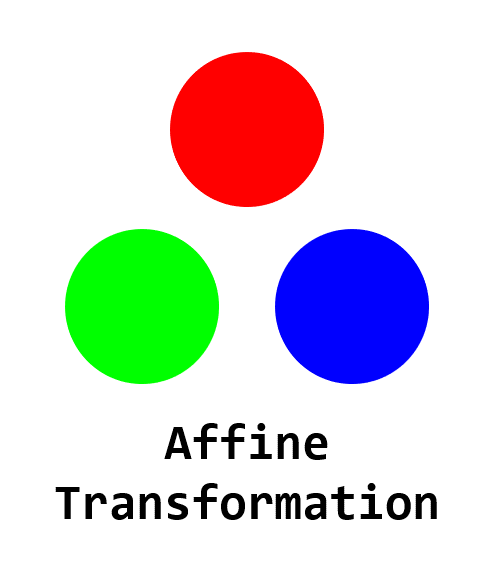
#> input picture 9_2_Affine_Transformation.png, 494 x 580 px
$ python ImageAffineTransformation.py
#> lines starting #> are read from the running program, lines starting #| are printed output that depends on the picture
import cv2
import numpy as np
from matplotlib import pyplot as plt

img = cv2.imread("9_2_Affine_Transformation.png", cv2.IMREAD_COLOR)
#> img is the input picture: shape (580, 494, 3); mean B, G, R 215.6, 215.6, 215.6
rows, cols = img.shape[:2]
#> rows = 580; cols = 494

pts1 = np.float32([[140, 100], [360, 100], [140, 300]])
pts2 = np.float32([[140, 280], [360, 170], [140, 480]])

cv2.circle(img,(140, 100), 10, (255, 0, 0), -1)
cv2.circle(img,(360, 100), 10, (0, 255, 0), -1)
cv2.circle(img,(140, 300), 10, (0, 0, 255), -1)
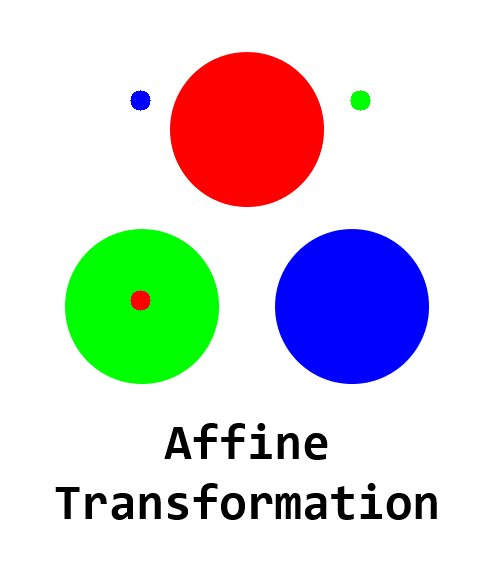
#> img: shape (580, 494, 3); mean B, G, R 215.3, 215, 215.3

M = cv2.getAffineTransform(pts1, pts2)
dst = cv2.warpAffine(img, M, (cols, rows))
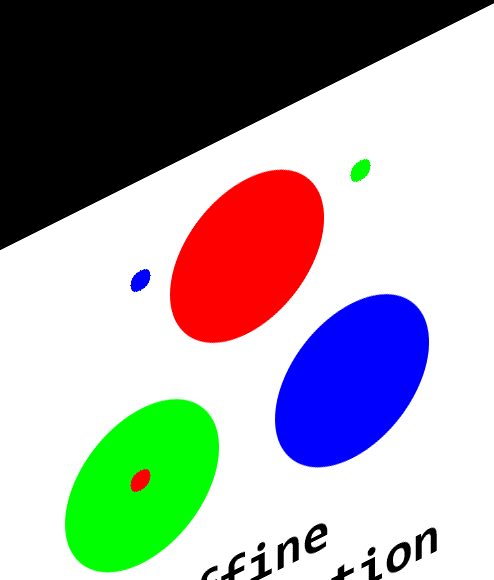
#> dst: shape (580, 494, 3); mean B, G, R 163.4, 163.2, 163.4

fig = plt.figure()
fig.canvas.manager.set_window_title("JetsonNano_Affine_transform")
plt.subplot(121), plt.imshow(img), plt.title("IMAGE")
plt.subplot(122), plt.imshow(dst), plt.title("AFFINE")

plt.show()
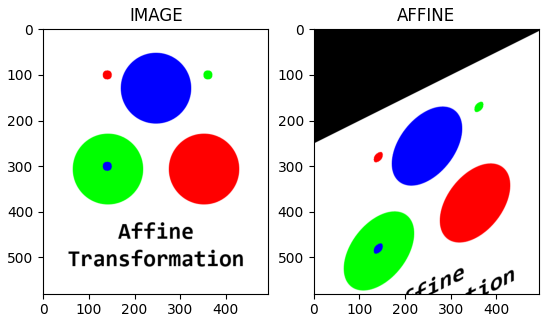
#> figure drawn by matplotlib, 2 panels; B, G, R data is drawn as R, G, B
